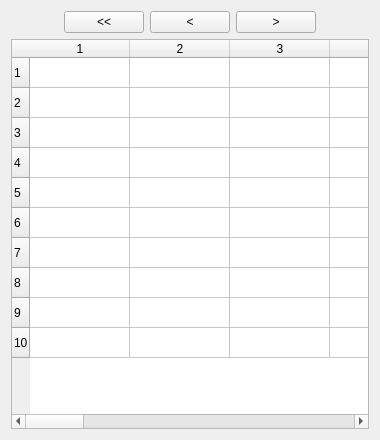
<?xml version="1.0" encoding="UTF-8"?>
<ui version="4.0">
 <class>HexWidget</class>
 <widget class="QWidget" name="HexWidget">
  <property name="geometry">
   <rect>
    <x>0</x>
    <y>0</y>
    <width>380</width>
    <height>440</height>
   </rect>
  </property>
  <property name="windowTitle">
   <string>Hex Viewer</string>
  </property>
  <layout class="QVBoxLayout" name="verticalLayout">
   <item>
    <layout class="QGridLayout" name="gridLayout">
     <item row="0" column="2">
      <widget class="QPushButton" name="buttonLeft">
       <property name="text">
        <string>&lt;</string>
       </property>
      </widget>
     </item>
     <item row="0" column="3">
      <widget class="QPushButton" name="buttonRight">
       <property name="text">
        <string>&gt;</string>
       </property>
      </widget>
     </item>
     <item row="0" column="1">
      <widget class="QPushButton" name="buttonTop">
       <property name="text">
        <string>&lt;&lt;</string>
       </property>
      </widget>
     </item>
     <item row="0" column="0">
      <spacer name="horizontalSpacer">
       <property name="orientation">
        <enum>Qt::Horizontal</enum>
       </property>
       <property name="sizeHint" stdset="0">
        <size>
         <width>40</width>
         <height>20</height>
        </size>
       </property>
      </spacer>
     </item>
     <item row="0" column="4">
      <spacer name="horizontalSpacer_2">
       <property name="orientation">
        <enum>Qt::Horizontal</enum>
       </property>
       <property name="sizeHint" stdset="0">
        <size>
         <width>40</width>
         <height>20</height>
        </size>
       </property>
      </spacer>
     </item>
    </layout>
   </item>
   <item>
    <widget class="QTableWidget" name="hexTable">
     <property name="rowCount">
      <number>10</number>
     </property>
     <property name="columnCount">
      <number>17</number>
     </property>
     <row/>
     <row/>
     <row/>
     <row/>
     <row/>
     <row/>
     <row/>
     <row/>
     <row/>
     <row/>
     <column/>
     <column/>
     <column/>
     <column/>
     <column/>
     <column/>
     <column/>
     <column/>
     <column/>
     <column/>
     <column/>
     <column/>
     <column/>
     <column/>
     <column/>
     <column/>
     <column/>
    </widget>
   </item>
  </layout>
 </widget>
 <resources/>
 <connections/>
</ui>
